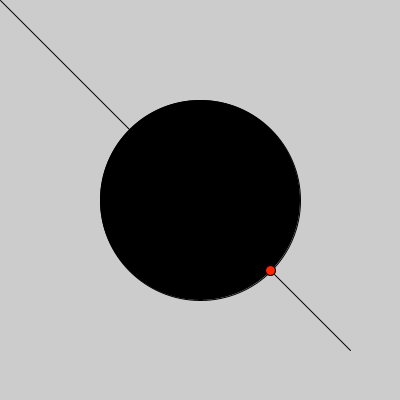
Frame 1 (no input)
Frame 60 (the mouse pressed at the canvas centre just before this capture): identical to frame 1, image omitted
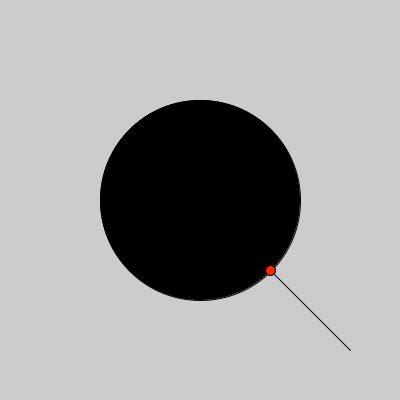
Frame 120 (the mouse held since frame 60 and released just before this capture)

The Processing sketch that drew these frames (run headless with seeded random() and noise(); from frame 60 on, the mouse is pressed at the canvas centre):

// Processing sketch: IntersectLineCircle
// ── IntersectLineCircle.pde
// the input circle
float circleX = 200, circleY = 200, circleRadius = 100;

// the input line with 2 ends
float lineX1 = 350, lineY1 = 350;

float lineX2, lineY2;

// the intersection point between the circle and the line
PVector xPoint = new PVector(0, 0);

void setup() {
  size(400, 400);

  ellipseMode(RADIUS);

  smooth();
}

void draw() {
  background(204);

  // set the other end of the input line
  lineX2 = mouseX;

  lineY2 = mouseY;

  boolean isX = circleLineIntersect(lineX1, lineY1, lineX2, lineY2, circleX, circleY, circleRadius);

  if (isX == true) {
    fill(0);
  } else {
    fill(255);
  }

  // draw the circle and the line
  ellipse(circleX, circleY, circleRadius, circleRadius);

  line(lineX1, lineY1, lineX2, lineY2);

  // if these two intersects, draw the intersection point
  if (isX == true) {
    fill(255, 38, 0);

    ellipse(xPoint.x, xPoint.y, 5, 5);
  }
}

// check the intersection between the circle and the line
// x1,y1,x2,y2----two ends of the line
// cx,cy----circle center
// cr----circle radius
boolean circleLineIntersect(float x1, float y1, float x2, float y2, float cx, float cy, float cr) {
  boolean isX = false;

  PVector d = new PVector(x2 - x1, y2 - y1);

  float rayLength = d.mag();

  d.normalize();

  PVector e = new PVector(cx - x1, cy - y1);

  float a = d.dot(e);

  float eLength = e.mag();

  float tp = cr * cr - eLength * eLength + a * a;

  if (tp < 0) {
    isX = false;
  } else {
    float t = a - sqrt(tp);

    if (t >= 0 && t <= rayLength) {
      isX = true;

      float tpX = x1 + t * d.x;

      float tpY = y1 + t * d.y;

      xPoint.set(tpX, tpY, 0);
    }
  }

  return isX;
}
